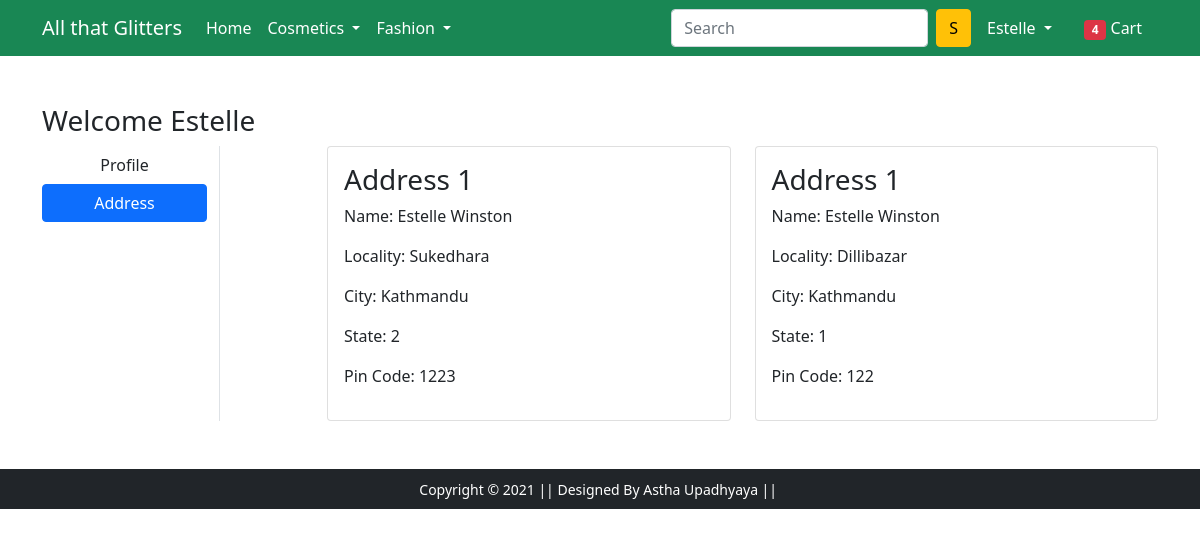
The app's page /address/ (signed in) with its own data.
### app/models.py (models this page shows)
class Customer(models.Model):
    user = models.ForeignKey(User, on_delete=models.CASCADE)
    name = models.CharField(max_length=200)
    locality = models.CharField(max_length=200)
    city = models.CharField(max_length=50)
    zipcode = models.IntegerField()
    state = models.CharField(choices=PRADESH_CHOICES,max_length=50)

### app/views.py (the view)
# urls.py: path('address/', views.address, name='address'),
@login_required
def address(request):
 add = Customer.objects.filter(user=request.user)
 return render(request, 'app/address.html', {'add':add, 'active':'btn-primary'})

### app/templates/app/address.html (shortened to what this page needs)
{% extends 'app/base.html' %}
{% load static %}
{% block main-content %}
<div class="container my-5">
    <div class="row">
        <h3>Welcome <span class="text-capitalize">{{request.user}}</span></h3>
        <div class="col-sm-2 border-end">
            <ul class="list-unstyled">
                <li class="d-grid"><a href="{% url 'profile' %}"
                class="btn">Profile</a></li>
                <li class="d-grid"><a href="{% url 'address' %}"
                class="btn {{active}}">Address</a></li>
            </ul>
        </div>
        <div class="col-sm-9 offset-sm-1">
            <div class="row">
                {% for ad in add %}
                <div class="col-sm-6">
                    <div class="card">
                        <div class="card-body">
                         <h3>Address 1</h3>
                            <p>Name: {{ad.name}}</p>
                            <p>Locality: {{ad.locality}}</p>
                            <p>City: {{ad.city}}</p>
                            <p>State: {{ad.state}}</p>
                            <p>Pin Code: {{ad.zipcode}}</p>
                        </div>
                    </div>
                </div>
                {% endfor %}
            </div>
        </div>
    </div>
</div>
{% endblock main-content %}

### app/templates/app/base.html (shortened to what this page needs)
<!doctype html>
{% load static %}
<html lang="en">
  <head>
    <link href="https://cdn.jsdelivr.net/npm/bootstrap@5.0.0-beta1/dist/css/bootstrap.min.css" rel="stylesheet">
    <link rel="stylesheet" href="{% static 'app/css/owl.carousel.min.css' %}">
    <link rel="stylesheet" href="{% static 'app/css/all.min.css' %}">
    <link rel="stylesheet" href="{% static 'app/css/style.css' %}">
  </head>
  <body>
    <nav class="navbar navbar-expand-lg navbar-dark bg-success">
     <div class="container">
       <a class="navbar-brand" href="/">All that Glitters</a>
       <div class="collapse navbar-collapse" id="navbarSupportedContent">
         <ul class="navbar-nav me-auto mb-2 mb-lg-0">
           <li class="nav-item">
             <a class="nav-link active" aria-current="page" href="/">Home</a>
           </li>
           <li class="nav-item dropdown">
             <a class="nav-link dropdown-toggle text-white" href="#" id="cosmeticsDropdown" role="button" data-bs-toggle="dropdown" aria-expanded="false">
               Cosmetics
             </a>
           </li>
           <li class="nav-item dropdown">
             <a class="nav-link dropdown-toggle text-white" href="#" id="accDropdown" role="button" data-bs-toggle="dropdown" aria-expanded="false">
               Fashion
             </a>
           </li>
         </ul>
         <form class="d-flex">
           <input class="form-control me-2" type="search" placeholder="Search" aria-label="Search">
           <button class="btn btn-warning" type="submit">S</button>
         </form>
         <div>
          <ul class="navbar-nav me-auto mb-2 mb-lg-0">
              {% if request.user.is_authenticated %}
              <li class="nav-item dropdown mx-2">
              <a class="nav-link dropdown-toggle text-white" href="#" id="profileDropdown" role="button" data-bs-toggle="dropdown" aria-expanded="false">
                {{request.user.username|capfirst}}
              </a>
            </li>
            <li class="nav-item mx-2">
             <a href="{% url 'showcart' %}" class="nav-link text-white"><span class="badge bg-danger">4</span> Cart </a>
            </li>
              {% endif %}
          </ul>
         </div>
       </div>
     </div>
    </nav>
    {% block main-content %} {% endblock main-content %}
    <footer class="container-fluid bg-dark text-center p-2 mt-5">
        <small class="text-white">Copyright &copy; 2021 || Designed By Astha Upadhyaya || </small>
    </footer>
  </body>
</html>

### records on screen
Customer: name "Estelle Winston", locality "Sukedhara", city "Kathmandu", state "2", zipcode "1223"
Customer: name "Estelle Winston", locality "Dillibazar", city "Kathmandu", state "1", zipcode "122"

### other values on screen
{{ request.user.username|capfirst }} "Estelle"
{{ request.user }} "Estelle"
